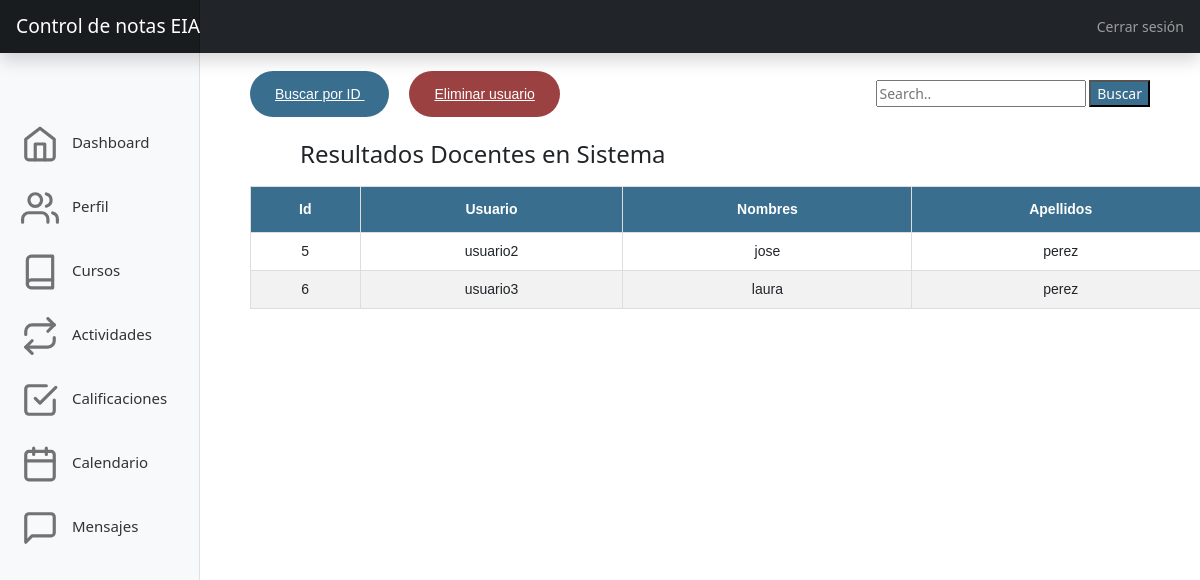
Page /busquedadocentes on the committed database.
### tables this page shows
CREATE TABLE Usuarios (IDUsuario INTEGER PRIMARY KEY AUTOINCREMENT NOT NULL, Usuario text, Contraseña text, Nombres text, Apellidos text, Tipo_Identificacion text, Numero_Identificacion Integer, Email text, IDPerfil TEXT, Pregrado text, Fecha_Nacimiento text, Pais text, Estado text);

### app.py (the view)
@app.route('/busquedadocentes',methods=['GET','POST'])
def busquedadocentes():
    con = sqlite3.connect("Sistema_Notas_EIA.db")
    con.row_factory = sqlite3.Row
    cur = con.cursor()
    cur.execute("select IDUsuario, Usuario, Nombres, Apellidos from Usuarios where IDPerfil='Profesor' ")
    rows = cur.fetchall()
    return render_template('busqueda-docente.html',rows = rows)

### templates/busqueda-docente.html (shortened to what this page needs)
<!DOCTYPE html>
<html lang="en">
  <head>
    <link href="{{url_for('static', filename='css/bootstrap.min.css')}}" rel="stylesheet" />
    <link href="{{url_for('static', filename='css/actividades.css')}}" rel="stylesheet" />
  </head>
  <body>
    <header class="navbar navbar-dark sticky-top bg-dark flex-md-nowrap p-0 shadow">
      <a class="navbar-brand col-md-3 col-lg-2 me-0 px-3" href="http://127.0.0.1:5000/pagprincipaladmin">Control de notas EIA</a>
      <div class="navbar-nav">
        <div class="nav-item text-nowrap">
          <a class="nav-link px-3" href="#">Cerrar sesión</a>
        </div>
      </div>
    </header>
 <div class="search-container" style="position: absolute;right: 50px;top: 80px;">
    <form action="/busquedadocentes">
      <input type="text" placeholder="Search.." name="search">
      <button style="background-color: #3a6e8f;color: white;" type="submit">Buscar</button>
    </form>
  </div>
    <a
    href="http://127.0.0.1:5000/crearactividad" class="boton">Buscar por ID
    </a>
    <a
    href="http://127.0.0.1:5000/eliminar_estudiante" class="boton2">Eliminar usuario
    </a>
<br><br>
<h4 style=" position: absolute;left:300px;top:140px;" >Resultados Docentes en Sistema</h4>
<table id="customers">
  <thead>
  <tr>
    <th>Id</th>
    <th>Usuario</th>
    <th>Nombres</th>
    <th>Apellidos</th>
  </tr>
  </thead>
    {% for row in rows %}
        <tr>
            <td>{{row["IDUsuario"]}}</td>
            <td>{{row["Usuario"]}}</td>
            <td>{{row["Nombres"]}}</td>
            <td>{{row["Apellidos"]}}</td>
        </tr>
    {% endfor %}
</table>
    <div class="container-fluid">
      <div class="row">
        <nav id="sidebarMenu" class="col-md-3 col-lg-2 d-md-block bg-light sidebar collapse">
          <div class="position-sticky pt-3">
            <ul class="nav flex-column">
              <li class="nav-item">
                <a class="nav-link" aria-current="page" href="#">
                  <span data-feather="home"></span>
                  Dashboard
                </a>
              </li>
              <li class="nav-item">
                <a class="nav-link" href="#">
                  <span data-feather="users"></span>
                  Perfil
                </a>
              </li>
              <li class="nav-item">
                <a class="nav-link " href="http://127.0.0.1:5000/cursos">
                  <span data-feather="book"></span>
                  Cursos
                </a>
              </li>
              <li class="nav-item">
                <a class="nav-link" href="http://127.0.0.1:5000/crearactividad">
                  <span data-feather="repeat"></span>
                  Actividades
                </a>
              </li>
              <li class="nav-item">
                <a class="nav-link" href="http://127.0.0.1:5000/detallecursoadmin">
                  <span data-feather="check-square"></span>
                  Calificaciones
                </a>
              </li>
              <li class="nav-item">
                <a class="nav-link" href="#">
                  <span data-feather="calendar"></span>
                  Calendario
                </a>
              </li>
              <li class="nav-item">
                <a class="nav-link" href="#">
                  <span data-feather="message-square"></span>
                  Mensajes
                </a>
              </li>
            </ul>
      </div>
    </div>
      </body>
    </html>

### static/css/actividades.css (style rules this page uses)
table { border-collapse: collapse; column-width: 40px; column-gap: 30px; margin-right:40px; }
#customers { margin-top:90px; margin-left:250px; font-family: Arial, Helvetica, sans-serif; border-collapse: collapse; width: 80%; }
#customers td, #customers th { border: 1px solid #ddd; padding: 8px; text-align: center; }
#customers tr:nth-child(even) { background-color: #f2f2f2; text-align: center; }
#customers th { padding-top: 12px; padding-bottom: 12px; text-align: center; background-color: #3a6e8f; color: white; }
body { font-size: 0.875rem; }
.feather { width: 48px; height: 48px; vertical-align: middle; padding: 5px; }
.sidebar { position: fixed; top: 0; bottom: 0; left: 0; z-index: 100; padding: 96px 0 0; box-shadow: inset -1px 0 0 rgba(0, 0, 0, 0.1); }
.sidebar .nav-link { font-weight: 500; color: #333; }
.sidebar .nav-link .feather { margin-right: 4px; color: #727272; }
.sidebar a { font-size: 15px; }
.navbar-brand { padding-top: 0.75rem; padding-bottom: 0.75rem; font-size: 1.2rem; background-color: rgba(0, 0, 0, 0.25); box-shadow: inset -1px 0 0 rgba(0, 0, 0, 0.25); }
.boton { font-family: Arial, Helvetica, sans-serif; border-radius: 25px; border-collapse: collapse; background-color: #3a6e8f; color: white; padding: 15px 25px; position: relative; left: 250px; top: 30px; }
.boton2 { font-family: Arial, Helvetica, sans-serif; border-radius: 25px; border-collapse: collapse; background-color: #9b4141; color: white; padding: 15px 25px; position: relative; left: 270px; top: 30px; }

### rows in the picture
Usuarios: IDUsuario "5", Usuario "usuario2", Nombres "jose", Apellidos "perez"
Usuarios: IDUsuario "6", Usuario "usuario3", Nombres "laura", Apellidos "perez"
